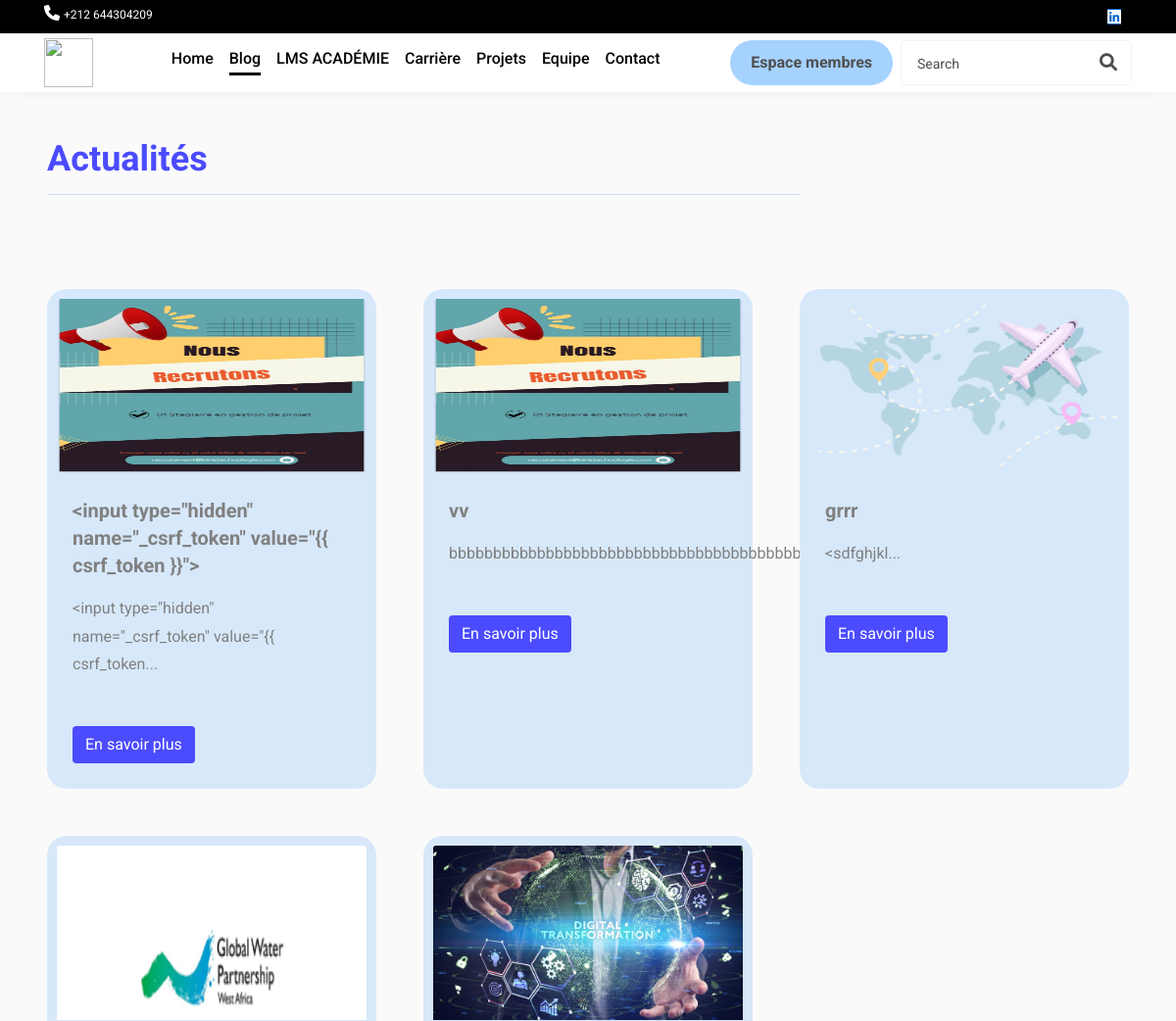
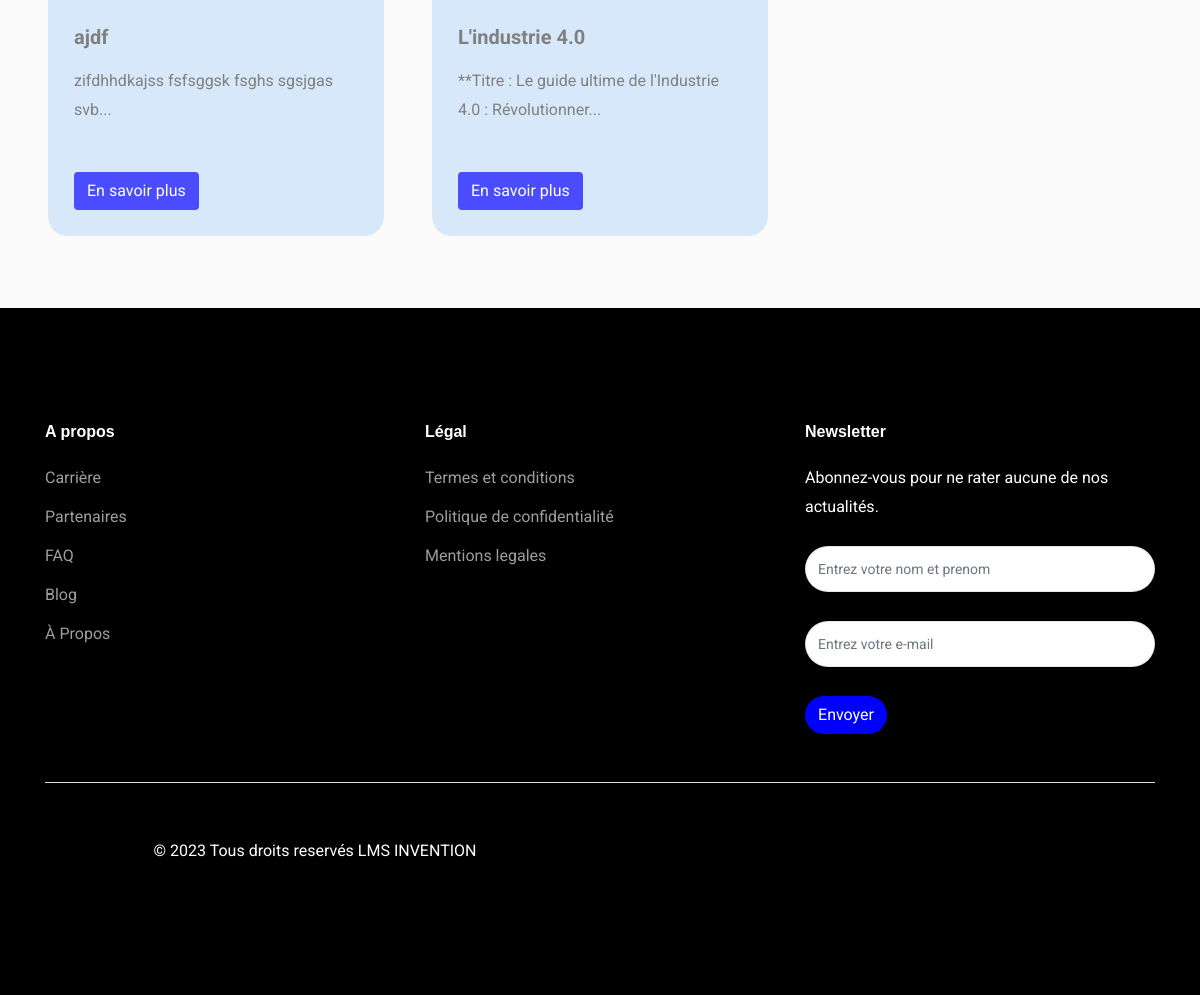
Before: /actualites with the older database file (2 pictures, top to bottom).
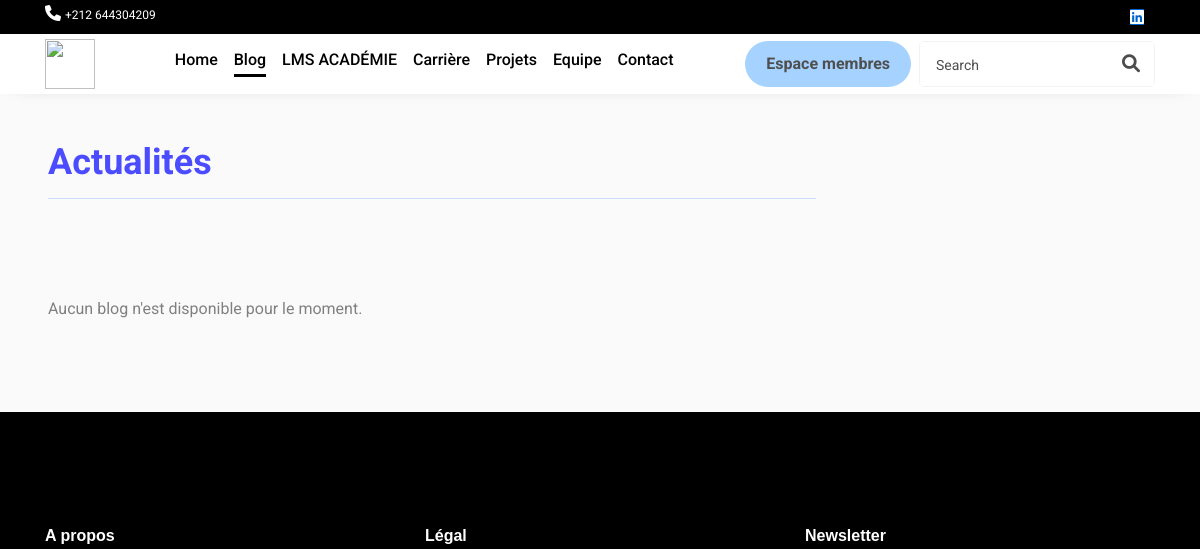
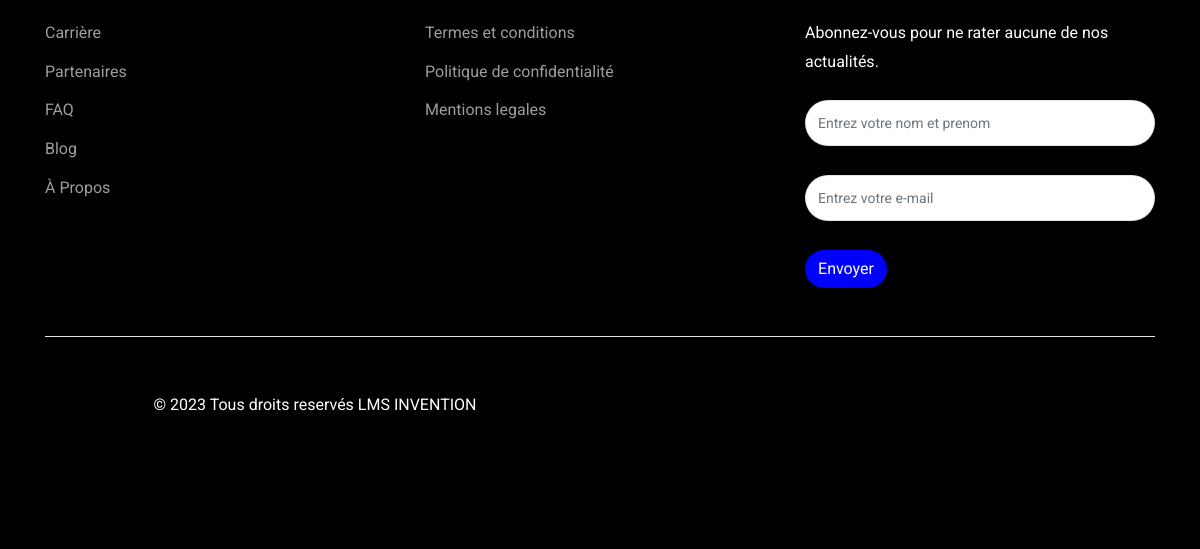
After: the same page with the newer database file (2 pictures, top to bottom).
### Main/models/models.py (models this page shows)
class Blog(db.Model):
    id = db.Column(db.Integer, primary_key=True)
    titre = db.Column(db.String(2500))
    description = db.Column(db.String(2500))
    imagePath = db.Column(db.String(2500))
    date=db.Column(db.DateTime, default=datetime.now)

### Main/routes/user.py (the view)
@app.route('/actualites', methods=['GET'])
def actualites():
    blogs = Blog.query.order_by(Blog.id.desc()).all()
    return render_template('actualites.html', blogs=blogs)

### Main/templates/actualites.html (shortened to what this page needs)
<!DOCTYPE html>
<html>
<head>
  <link rel="stylesheet" href="https://cdnjs.cloudflare.com/ajax/libs/font-awesome/6.0.0-beta3/css/all.min.css">
  <link href="https://cdn.jsdelivr.net/npm/bootstrap@5.3.0/dist/css/bootstrap.min.css" rel="stylesheet">
  <link href="https://cdn.jsdelivr.net/npm/tailwindcss@2.2.19/dist/tailwind.min.css" rel="stylesheet">
</head>
<body>
  {% with currentPage='blog' %}
  {% include 'navbar.html' %}
  {% endwith %}
  <div class="mb-4">
    <div class="ml-5 mt-5 animate-element" data-animation="fadeInUp" style="animation-duration: 0.6s;">
      <p class="text-4xl font-bold " style="color: rgb(75, 75, 255);">
        Actualités
      </p>
      <hr class="border-b-2 border-blue-500 w-2/3 mt-3">
    </div>
    <div class=" mt-5">
      <div class="grid grid-cols-1 sm:grid-cols-3 gap-5 p-5">
        {% if blogs: %}
          {% for blog in blogs: %}
            <div class="hover:scale-105 transition-transform animate-element" data-animation="fadeInUp" style="background-color: rgb(215, 232, 250);border-radius: 20px;padding: 10px;animation-duration: 0.8s;">
              <div class="embed-responsive embed-responsive-16by9">
                <img class="card-img-top embed-responsive-item" src="{{blog.imagePath}}" alt="{{ blog.titre }}" >
              </div>
              <div class="p-3">
                <p class="text-xl font-bold text-primary-first mt-2">
                  {{ blog.titre }}
                </p>
                <p class="text-primary-first mt-2" >
                  {% set truncated_content = blog.description[:60] %}
                  {{ truncated_content }}...
                </p>
                <div class="mt-5">
                  <a href="{{ url_for('details_blog', id=blog.id) }}" class="btn btn" style="background-color: rgb(75, 75, 255);color: white;">
                    En savoir plus
                  </a>
                </div>
              </div>
            </div>
          {% endfor %}
        {% else: %}
          <p>Aucun blog n'est disponible pour le moment.</p>
        {% endif %}
      </div>
    </div>
  </div>
  {% include 'footer.html' %}
</body>
</html>

Changed rows visible on the page:
removed Blog: imagePath (picture), titre "<input type=\"hidden\" name=\"_csrf_token\" value=\"{{ csrf_token }}\">", truncated_content "<input type=\"hidden\" name=\"_csrf_token\" value=\"{{ csrf_token"
removed Blog: imagePath (picture), titre "vv", description "bbbbbbbbbbbbbbbbbbbbbbbbbbbbbbbbbbbbbbbbbbb"
removed Blog: imagePath (picture), titre "grrr", description "<sdfghjkl"
removed Blog: imagePath (picture), titre "ajdf", description "zifdhhdkajss fsfsggsk fsghs sgsjgas svb"
removed Blog: imagePath (picture), titre "L'industrie 4.0", truncated_content "**Titre : Le guide ultime de l'Industrie 4.0 : Révolutionner"
Other visible differences:
text now shown: "Aucun blog n'est disponible pour le moment."
